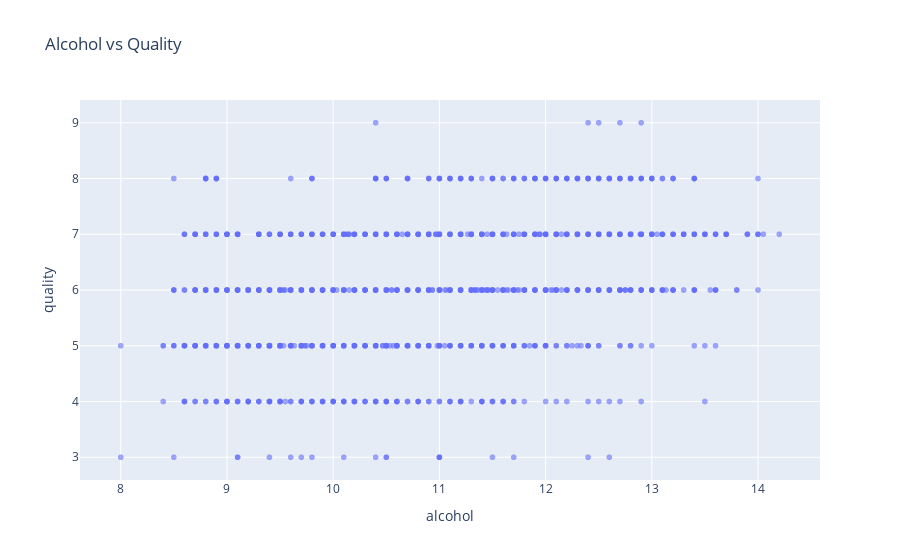
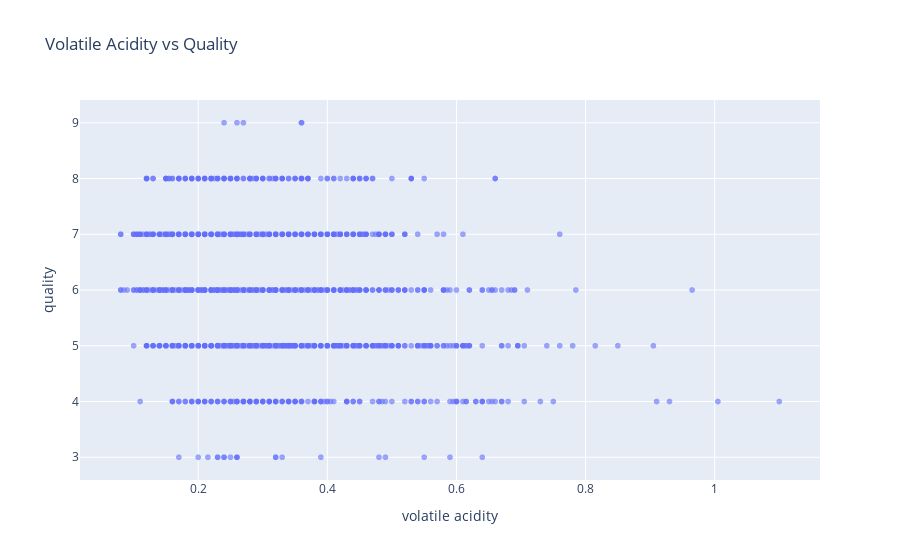
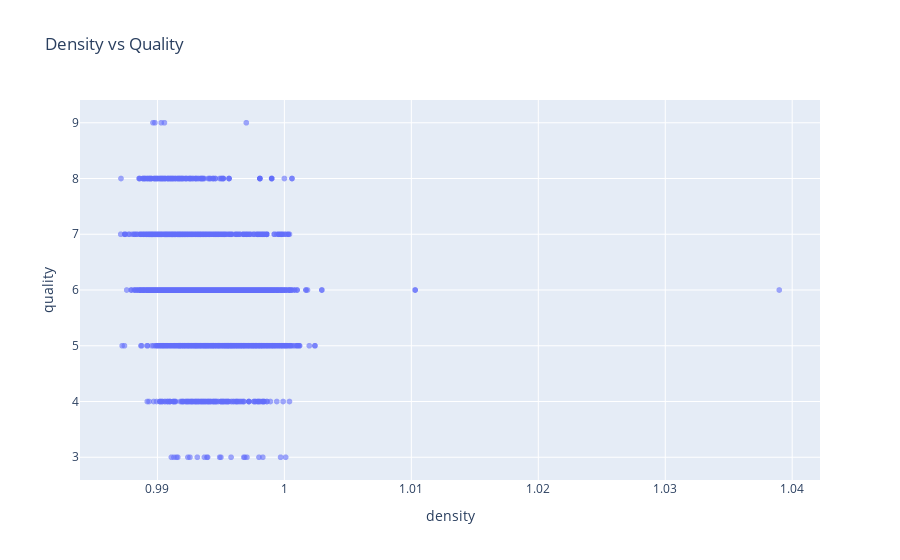

Notebook code cell kept with these figures, in order:
### Markdown cell above
## 4.5 Scatter plot terhadap quality

### Code cell
import plotly.express as px

# Alcohol
fig1 = px.scatter(df, x="alcohol", y="quality",
                  title="Alcohol vs Quality ",
                  opacity=0.6)
fig1.show()

# Volatile Acidity
fig2 = px.scatter(df, x="volatile acidity", y="quality",
                  title="Volatile Acidity vs Quality ",
                  opacity=0.6)
fig2.show()

# Density
fig3 = px.scatter(df, x="density", y="quality",
                  title="Density vs Quality ",
                  opacity=0.6)
fig3.show()

### Figure 1 — Plotly figure (JSON) as saved in the notebook; plotly's stock layout.template omitted (floating-point values rounded to 4 significant figures; data arrays with more than 128 entries replaced by an {"elided": "..."} marker saying what was removed)
{"data": [{"hovertemplate": "alcohol=%{x}<br>quality=%{y}<extra></extra>", "legendgroup": "", "marker": {"color": "#636efa", "opacity": 0.6, "symbol": "circle"}, "mode": "markers", "name": "", "showlegend": false, "type": "scattergl", "x": {"elided": "4898 float values"}, "xaxis": "x", "y": {"elided": "4898 int values"}, "yaxis": "y"}], "layout": {"autosize": true, "legend": {"tracegroupgap": 0}, "title": {"text": "Alcohol vs Quality "}, "xaxis": {"anchor": "y", "autorange": true, "domain": [0, 1], "range": [7.625, 14.58], "title": {"text": "alcohol"}, "type": "linear"}, "yaxis": {"anchor": "x", "autorange": true, "domain": [0, 1], "range": [2.505, 9.495], "title": {"text": "quality"}, "type": "linear"}}}

### Figure 2 — Plotly figure (JSON) as saved in the notebook; plotly's stock layout.template omitted (floating-point values rounded to 4 significant figures; data arrays with more than 128 entries replaced by an {"elided": "..."} marker saying what was removed)
{"data": [{"hovertemplate": "volatile acidity=%{x}<br>quality=%{y}<extra></extra>", "legendgroup": "", "marker": {"color": "#636efa", "opacity": 0.6, "symbol": "circle"}, "mode": "markers", "name": "", "showlegend": false, "type": "scattergl", "x": {"elided": "4898 float values"}, "xaxis": "x", "y": {"elided": "4898 int values"}, "yaxis": "y"}], "layout": {"autosize": true, "legend": {"tracegroupgap": 0}, "title": {"text": "Volatile Acidity vs Quality "}, "xaxis": {"anchor": "y", "autorange": true, "domain": [0, 1], "range": [0.01827, 1.162], "title": {"text": "volatile acidity"}, "type": "linear"}, "yaxis": {"anchor": "x", "autorange": true, "domain": [0, 1], "range": [2.505, 9.495], "title": {"text": "quality"}, "type": "linear"}}}

### Figure 3 — Plotly figure (JSON) as saved in the notebook; plotly's stock layout.template omitted (floating-point values rounded to 4 significant figures; data arrays with more than 128 entries replaced by an {"elided": "..."} marker saying what was removed)
{"data": [{"hovertemplate": "density=%{x}<br>quality=%{y}<extra></extra>", "legendgroup": "", "marker": {"color": "#636efa", "opacity": 0.6, "symbol": "circle"}, "mode": "markers", "name": "", "showlegend": false, "type": "scattergl", "x": {"elided": "4898 float values"}, "xaxis": "x", "y": {"elided": "4898 int values"}, "yaxis": "y"}], "layout": {"autosize": true, "legend": {"tracegroupgap": 0}, "title": {"text": "Density vs Quality "}, "xaxis": {"anchor": "y", "autorange": true, "domain": [0, 1], "range": [0.984, 1.042], "title": {"text": "density"}, "type": "linear"}, "yaxis": {"anchor": "x", "autorange": true, "domain": [0, 1], "range": [2.505, 9.495], "title": {"text": "quality"}, "type": "linear"}}}
